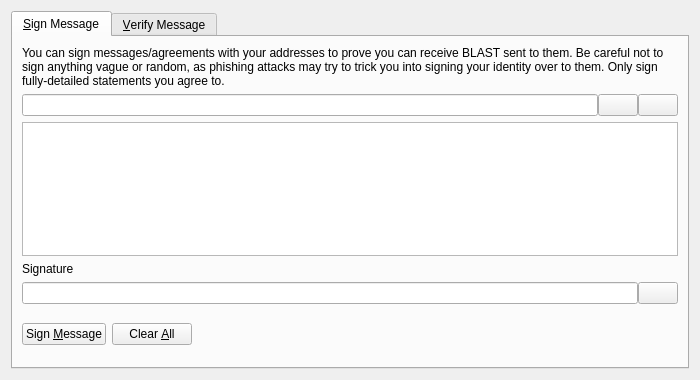
<?xml version="1.0" encoding="UTF-8"?>
<ui version="4.0">
 <class>SignVerifyMessageDialog</class>
 <widget class="QDialog" name="SignVerifyMessageDialog">
  <property name="geometry">
   <rect>
    <x>0</x>
    <y>0</y>
    <width>700</width>
    <height>380</height>
   </rect>
  </property>
  <property name="windowTitle">
   <string>Signatures - Sign / Verify a Message</string>
  </property>
  <property name="modal">
   <bool>true</bool>
  </property>
  <layout class="QVBoxLayout" name="verticalLayout">
   <item>
    <widget class="QTabWidget" name="tabWidget">
     <property name="currentIndex">
      <number>0</number>
     </property>
     <widget class="QWidget" name="tabSignMessage">
      <attribute name="title">
       <string>&amp;Sign Message</string>
      </attribute>
      <layout class="QVBoxLayout" name="verticalLayout_SM">
       <item>
        <widget class="QLabel" name="infoLabel_SM">
         <property name="text">
          <string>You can sign messages/agreements with your addresses to prove you can receive BLAST sent to them. Be careful not to sign anything vague or random, as phishing attacks may try to trick you into signing your identity over to them. Only sign fully-detailed statements you agree to.</string>
         </property>
         <property name="textFormat">
          <enum>Qt::PlainText</enum>
         </property>
         <property name="wordWrap">
          <bool>true</bool>
         </property>
        </widget>
       </item>
       <item>
        <layout class="QHBoxLayout" name="horizontalLayout_1_SM">
         <property name="spacing">
          <number>0</number>
         </property>
         <item>
          <widget class="QValidatedLineEdit" name="addressIn_SM">
           <property name="toolTip">
            <string>The BLAST address to sign the message with</string>
           </property>
          </widget>
         </item>
         <item>
          <widget class="QPushButton" name="addressBookButton_SM">
           <property name="toolTip">
            <string>Choose previously used address</string>
           </property>
           <property name="text">
            <string/>
           </property>
           <property name="icon">
            <iconset resource="../bitcoin.qrc">
             <normaloff>:/icons/address-book</normaloff>:/icons/address-book</iconset>
           </property>
           <property name="shortcut">
            <string>Alt+A</string>
           </property>
           <property name="autoDefault">
            <bool>false</bool>
           </property>
          </widget>
         </item>
         <item>
          <widget class="QPushButton" name="pasteButton_SM">
           <property name="toolTip">
            <string>Paste address from clipboard</string>
           </property>
           <property name="text">
            <string/>
           </property>
           <property name="icon">
            <iconset resource="../bitcoin.qrc">
             <normaloff>:/icons/editpaste</normaloff>:/icons/editpaste</iconset>
           </property>
           <property name="shortcut">
            <string>Alt+P</string>
           </property>
           <property name="autoDefault">
            <bool>false</bool>
           </property>
          </widget>
         </item>
        </layout>
       </item>
       <item>
        <widget class="QPlainTextEdit" name="messageIn_SM">
         <property name="toolTip">
          <string>Enter the message you want to sign here</string>
         </property>
        </widget>
       </item>
       <item>
        <widget class="QLabel" name="signatureLabel_SM">
         <property name="text">
          <string>Signature</string>
         </property>
         <property name="textFormat">
          <enum>Qt::PlainText</enum>
         </property>
        </widget>
       </item>
       <item>
        <layout class="QHBoxLayout" name="horizontalLayout_2_SM">
         <property name="spacing">
          <number>0</number>
         </property>
         <item>
          <widget class="QLineEdit" name="signatureOut_SM">
           <property name="font">
            <font>
             <italic>true</italic>
            </font>
           </property>
           <property name="readOnly">
            <bool>true</bool>
           </property>
          </widget>
         </item>
         <item>
          <widget class="QPushButton" name="copySignatureButton_SM">
           <property name="toolTip">
            <string>Copy the current signature to the system clipboard</string>
           </property>
           <property name="text">
            <string/>
           </property>
           <property name="icon">
            <iconset resource="../bitcoin.qrc">
             <normaloff>:/icons/editcopy</normaloff>:/icons/editcopy</iconset>
           </property>
           <property name="autoDefault">
            <bool>false</bool>
           </property>
          </widget>
         </item>
        </layout>
       </item>
       <item>
        <layout class="QHBoxLayout" name="horizontalLayout_3_SM">
         <item>
          <widget class="QPushButton" name="signMessageButton_SM">
           <property name="toolTip">
            <string>Sign the message to prove you own this BLAST address</string>
           </property>
           <property name="text">
            <string>Sign &amp;Message</string>
           </property>
           <property name="icon">
            <iconset resource="../bitcoin.qrc">
             <normaloff>:/icons/edit</normaloff>:/icons/edit</iconset>
           </property>
           <property name="autoDefault">
            <bool>false</bool>
           </property>
          </widget>
         </item>
         <item>
          <widget class="QPushButton" name="clearButton_SM">
           <property name="toolTip">
            <string>Reset all sign message fields</string>
           </property>
           <property name="text">
            <string>Clear &amp;All</string>
           </property>
           <property name="icon">
            <iconset resource="../bitcoin.qrc">
             <normaloff>:/icons/remove</normaloff>:/icons/remove</iconset>
           </property>
           <property name="autoDefault">
            <bool>false</bool>
           </property>
          </widget>
         </item>
         <item>
          <spacer name="horizontalSpacer_1_SM">
           <property name="orientation">
            <enum>Qt::Horizontal</enum>
           </property>
           <property name="sizeHint" stdset="0">
            <size>
             <width>40</width>
             <height>48</height>
            </size>
           </property>
          </spacer>
         </item>
         <item>
          <widget class="QLabel" name="statusLabel_SM">
           <property name="font">
            <font>
             <weight>75</weight>
             <bold>true</bold>
            </font>
           </property>
           <property name="text">
            <string/>
           </property>
           <property name="wordWrap">
            <bool>true</bool>
           </property>
          </widget>
         </item>
         <item>
          <spacer name="horizontalSpacer_2_SM">
           <property name="orientation">
            <enum>Qt::Horizontal</enum>
           </property>
           <property name="sizeHint" stdset="0">
            <size>
             <width>40</width>
             <height>48</height>
            </size>
           </property>
          </spacer>
         </item>
        </layout>
       </item>
      </layout>
     </widget>
     <widget class="QWidget" name="tabVerifyMessage">
      <attribute name="title">
       <string>&amp;Verify Message</string>
      </attribute>
      <layout class="QVBoxLayout" name="verticalLayout_VM">
       <item>
        <widget class="QLabel" name="infoLabel_VM">
         <property name="text">
          <string>Enter the receiver's address, message (ensure you copy line breaks, spaces, tabs, etc. exactly) and signature below to verify the message. Be careful not to read more into the signature than what is in the signed message itself, to avoid being tricked by a man-in-the-middle attack. Note that this only proves the signing party receives with the address, it cannot prove sendership of any transaction!</string>
         </property>
         <property name="textFormat">
          <enum>Qt::PlainText</enum>
         </property>
         <property name="alignment">
          <set>Qt::AlignLeading|Qt::AlignLeft|Qt::AlignTop</set>
         </property>
         <property name="wordWrap">
          <bool>true</bool>
         </property>
        </widget>
       </item>
       <item>
        <layout class="QHBoxLayout" name="horizontalLayout_1_VM">
         <property name="spacing">
          <number>0</number>
         </property>
         <item>
          <widget class="QValidatedLineEdit" name="addressIn_VM">
           <property name="toolTip">
            <string>The BLAST address the message was signed with</string>
           </property>
          </widget>
         </item>
         <item>
          <widget class="QPushButton" name="addressBookButton_VM">
           <property name="toolTip">
            <string>Choose previously used address</string>
           </property>
           <property name="text">
            <string/>
           </property>
           <property name="icon">
            <iconset resource="../bitcoin.qrc">
             <normaloff>:/icons/address-book</normaloff>:/icons/address-book</iconset>
           </property>
           <property name="shortcut">
            <string>Alt+A</string>
           </property>
           <property name="autoDefault">
            <bool>false</bool>
           </property>
          </widget>
         </item>
        </layout>
       </item>
       <item>
        <widget class="QPlainTextEdit" name="messageIn_VM"/>
       </item>
       <item>
        <widget class="QValidatedLineEdit" name="signatureIn_VM"/>
       </item>
       <item>
        <layout class="QHBoxLayout" name="horizontalLayout_2_VM">
         <item>
          <widget class="QPushButton" name="verifyMessageButton_VM">
           <property name="toolTip">
            <string>Verify the message to ensure it was signed with the specified BLAST address</string>
           </property>
           <property name="text">
            <string>Verify &amp;Message</string>
           </property>
           <property name="icon">
            <iconset resource="../bitcoin.qrc">
             <normaloff>:/icons/transaction_0</normaloff>:/icons/transaction_0</iconset>
           </property>
           <property name="autoDefault">
            <bool>false</bool>
           </property>
          </widget>
         </item>
         <item>
          <widget class="QPushButton" name="clearButton_VM">
           <property name="toolTip">
            <string>Reset all verify message fields</string>
           </property>
           <property name="text">
            <string>Clear &amp;All</string>
           </property>
           <property name="icon">
            <iconset resource="../bitcoin.qrc">
             <normaloff>:/icons/remove</normaloff>:/icons/remove</iconset>
           </property>
           <property name="autoDefault">
            <bool>false</bool>
           </property>
          </widget>
         </item>
         <item>
          <spacer name="horizontalSpacer_1_VM">
           <property name="orientation">
            <enum>Qt::Horizontal</enum>
           </property>
           <property name="sizeHint" stdset="0">
            <size>
             <width>40</width>
             <height>48</height>
            </size>
           </property>
          </spacer>
         </item>
         <item>
          <widget class="QLabel" name="statusLabel_VM">
           <property name="font">
            <font>
             <weight>75</weight>
             <bold>true</bold>
            </font>
           </property>
           <property name="text">
            <string/>
           </property>
           <property name="wordWrap">
            <bool>true</bool>
           </property>
          </widget>
         </item>
         <item>
          <spacer name="horizontalSpacer_2_VM">
           <property name="orientation">
            <enum>Qt::Horizontal</enum>
           </property>
           <property name="sizeHint" stdset="0">
            <size>
             <width>40</width>
             <height>48</height>
            </size>
           </property>
          </spacer>
         </item>
        </layout>
       </item>
      </layout>
     </widget>
    </widget>
   </item>
  </layout>
 </widget>
 <customwidgets>
  <customwidget>
   <class>QValidatedLineEdit</class>
   <extends>QLineEdit</extends>
   <header>qvalidatedlineedit.h</header>
  </customwidget>
 </customwidgets>
 <resources>
  <include location="../bitcoin.qrc"/>
 </resources>
 <connections/>
</ui>
